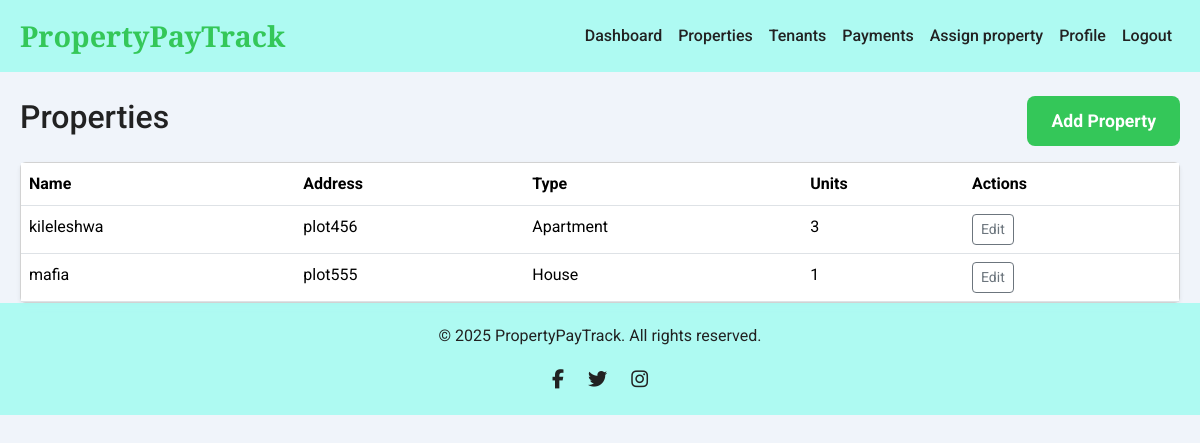
The app's page /properties (signed in), older data.
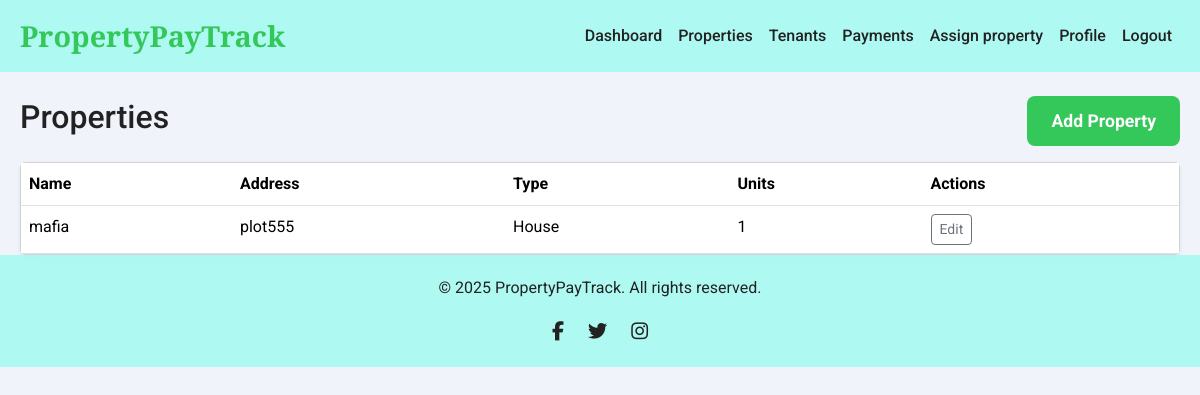
The same page, newer data.
### app/models.py (models this page shows, shortened)
class Property(db.Model):
    __tablename__ = 'property'
    id = db.Column(db.Integer, primary_key=True)
    name = db.Column(db.String(255), nullable=False)
    address = db.Column(db.String(255), nullable=False)
    payment_method = db.Column(db.String(20), nullable=True)
    transaction_id = db.Column(db.String(120), nullable=True)
    paybill_number = db.Column(db.String(20), nullable=True)
    fees = db.Column(db.Numeric(10, 2), nullable=True)
    tenants = db.relationship('Tenant', back_populates='property', cascade="all, delete-orphan", lazy=True)
    status = db.Column(db.String(20), default='pending')
    property_type = db.Column(db.String(50), nullable=False)
    number_of_units = db.Column(db.Integer, nullable=False, default=1)
    landlord_id = db.Column(db.Integer, db.ForeignKey('user.id', ondelete='CASCADE'), nullable=False, index=True)
    county_name = db.Column(db.String(100), nullable=False)
    amenities = db.Column(db.Text, nullable=True)
    utility_bill_types = db.Column(db.Text, nullable=True)
    unit_numbers = db.Column(db.Text, nullable=False)
    paybill_number = db.Column(db.String(20), nullable=True)
    deposit_amount = db.Column(db.Numeric(10, 2), nullable=True)
    deposit_policy = db.Column(db.Text, nullable=True)
    created_at = db.Column(db.DateTime, default=lambda: datetime.now(timezone.utc))
    updated_at = db.Column(db.DateTime, default=lambda: datetime.now(timezone.utc), onupdate=lambda: datetime.now(timezone.utc))
    @property
    def amenities_list(self):
        try:
            return json.loads(self.amenities) if self.amenities else []
        except json.JSONDecodeError:
            return self.amenities.split(',') if self.amenities else []
    @property
    def utility_bill_list(self):
        try:
            return json.loads(self.utility_bill) if self.utility_bill else []
        except json.JSONDecodeError:
            return self.utility_bill.split(',') if self.utility_bill else []

### app/routes.py (the view)
@main.route('/properties')
@login_required
@roles_required('landlord')
def properties_list():
    try:
        properties = Property.query.filter_by(landlord_id=current_user.id).all()
        return render_template('properties/list.html', properties=properties)
    except Exception as e:
        current_app.logger.error(f"Error fetching properties: {e}")
        flash(_l('Failed to load properties.'), 'danger')
        return redirect(url_for('main.index'))

### app/models.py (called while the page is built)
    def has_role(self, role):
        return any(r.name == role for r in self.roles)

### app/routes.py (called while the page is built)
def roles_required(*required_roles):
    def decorator(f):
        @wraps(f)
        def decorated_function(*args, **kwargs):
            if not current_user.is_authenticated:
                return redirect(url_for('main.login'))
            user_roles = {role.name for role in current_user.roles}
            if not set(required_roles).issubset(user_roles):
                flash(_l('You do not have the required permissions to access this page.'), 'danger')
                return redirect(url_for('main.index'))
            return f(*args, **kwargs)
        return decorated_function
    return decorator

### app/templates/properties/list.html (shortened to what this page needs)
{% extends 'base.html' %}
{% block content %}
<div class="d-flex justify-content-between align-items-center mb-3">
    <h2>{{ _('Properties') }}</h2>
    <a href="{{ url_for('main.property_add') }}" class="btn btn-primary">{{ _('Add Property') }}</a>
</div>
<div class="card shadow-sm">
    <div class="card-body p-0">
        <div class="table-responsive">
            <table class="table table-hover mb-0">
                <thead>
                    <tr>
                        <th>{{ _('Name') }}</th>
                        <th>{{ _('Address') }}</th>
                        <th>{{ _('Type') }}</th>
                        <th>{{ _('Units') }}</th>
                        <th>{{ _('Actions') }}</th>
                    </tr>
                </thead>
                <tbody>
                    {% for property in properties %}
                    <tr>
                        <td>{{ property.name }}</td>
                        <td>{{ property.address }}</td>
                        <td>{{ property.property_type }}</td>
                        <td>{{ property.number_of_units }}</td>
                        <td>
                            <a href="{{ url_for('main.property_edit', id=property.id) }}" class="btn btn-sm btn-outline-secondary">{{ _('Edit') }}</a>
                        </td>
                    </tr>
                    {% else %}
                    <tr><td colspan="5" class="text-center text-muted">{{ _('No properties yet. Click "Add Property"!') }}</td></tr>
                    {% endfor %}
                </tbody>
            </table>
        </div>
    </div>
</div>
{% endblock %}

Row changes from the older to the newer data that the page shows:
removed Property: name "kileleshwa", address "plot456", property_type "Apartment", number_of_units "3"
